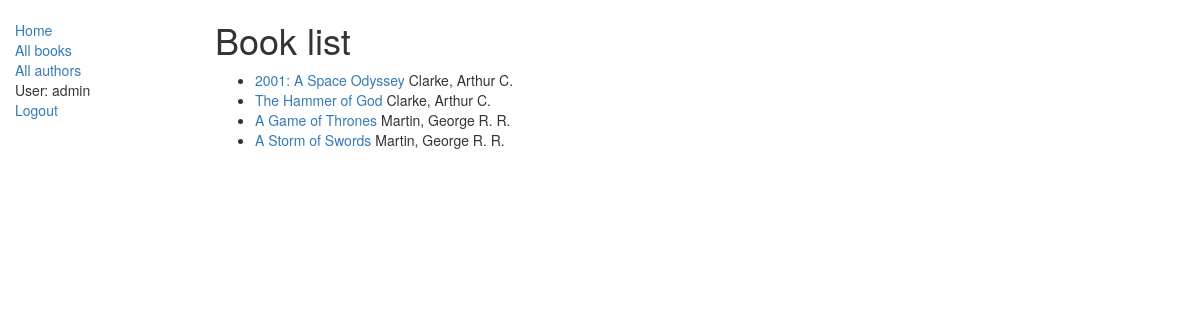
Page /catalog/books/ (signed in) on the committed database.
### catalog/models.py (models this page shows, shortened)
class Book(models.Model):
    title = models.CharField(max_length=200)
    author = models.ForeignKey('Author', on_delete=models.SET_NULL, null=True)
    summary = models.TextField(max_length=1000, help_text="Enter a brief description of the book")
    isbn = models.CharField('ISBN', max_length=13, help_text='13 Character <a href="https://www.isbn-international.org/content/what-isbn">ISBN number</a>')
    genre = models.ManyToManyField(Genre, help_text="Select a genre for this book")
    language = models.ForeignKey('Language', on_delete=models.SET_NULL, null=True)
    def display_genre(self):
        ''' Display genre in Admin'''
        return ', '.join([genre.name for genre in self.genre.all()[:3]])
    display_genre.short_description = 'Genre'
    def get_absolute_url(self):
        return reverse('book-detail', args=[str(self.id)])

class Author(models.Model):
    first_name = models.CharField(max_length=100)
    last_name = models.CharField(max_length=100)
    date_of_birth = models.DateField(null=True, blank=True)
    date_of_death = models.DateField('Died', null=True, blank=True)
    def __str__(self):
        return '%s, %s' % (self.last_name, self.first_name)

### catalog/views.py (the view)
# urls.py: path('books/', views.BookListView.as_view(), name='books'),
class BookListView(LoginRequiredMixin, ListView):
    model = Book
    paginate_by = 10

### templates/catalog/book_list.html
{% extends "base_generic.html" %}
{% block content %}
<h1>Book list</h1>
{% if book_list %}
  <ul>
      {% for book in book_list %}
      <li><a href="{{ book.get_absolute_url }}">{{ book.title }} </a>{{ book.author }} </li>
      {% endfor %}
  </ul>
  {% else %}
    <p>No books in library</p>
  {% endif %}
{% endblock %}

### templates/base_generic.html (shortened to what this page needs)
<!DOCTYPE html>
<html lang="en">
<head>
  <link rel="stylesheet" href="https://maxcdn.bootstrapcdn.com/bootstrap/3.3.7/css/bootstrap.min.css">
  {% load static %}
  <link rel="stylesheet" href="{% static 'css/styles.css' %}">
</head>
<body>
  <div class="container-fluid">
    <div class="row">
      <div class="col-sm-2">
      {% block sidebar %}
      <ul class="sidebar-nav">
          <li><a href="{% url 'index' %}">Home</a></li>
          <li><a href="{% url 'books' %}">All books</a></li>
          <li><a href="{% url 'authors' %}">All authors</a></li>
          {% if user.is_authenticated %}
            <li>User: {{ user.get_username }}</li>
            <li><a href="{% url 'logout'%}?next={{request.path}}">Logout</a></li>
          {% else %}
            <li><a href="{% url 'login'%}?next={{request.path}}">Login</a></li>
          {% endif %}
      </ul>
     {% endblock %}
    </div>
      <div class="col-sm-10 ">
        {% block content %}{% endblock %}
      </div>
    </div>
  </div>
</body>
</html>

### catalog/static/css/styles.css (style rules this page uses)
.sidebar-nav { margin-top: 20px; padding: 0; list-style: none; }

### rows in the picture
Book: title "2001: A Space Odyssey", author "Clarke, Arthur C."
Book: title "The Hammer of God", author "Clarke, Arthur C."
Book: title "A Game of Thrones", author "Martin, George R. R."
Book: title "A Storm of Swords", author "Martin, George R. R."

### other values in the picture
{{ user.get_username }} "admin"
